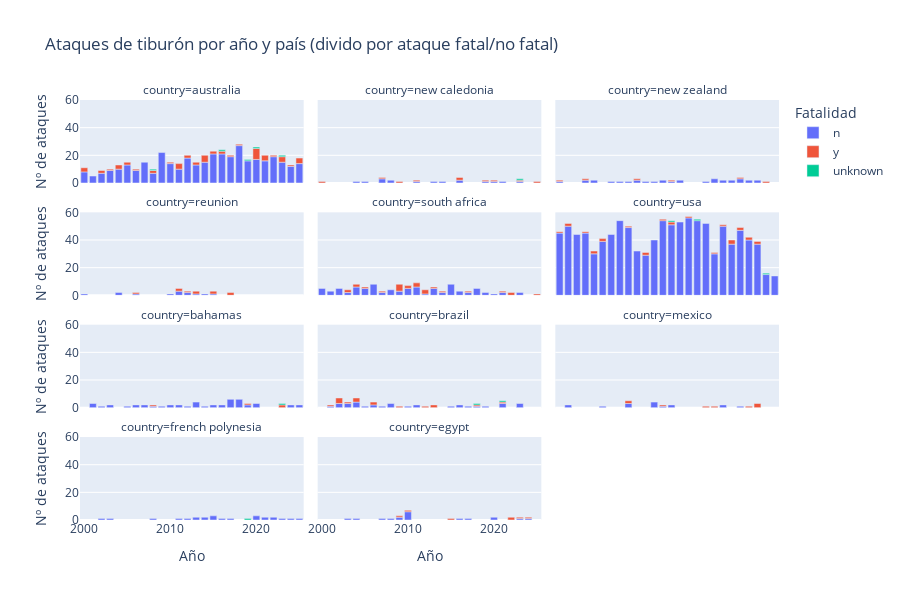

Notebook code for this chart:
### Code cell
import plotly.express as px

fig = px.bar(
    shark_summary,
    x="year",
    y="attack_count",
    color="fatal_y/n",
    facet_col="country",       # crea subgráficos por país
    facet_col_wrap=3,          # organiza en filas/columnas
    title="Ataques de tiburón por año y país (divido por ataque fatal/no fatal)",
    labels={
        "year": "Año",
        "attack_count": "Nº de ataques",
        "fatal_y/n": "Fatalidad"
    }
)

fig.update_layout(height=600)
fig.show()

### Figure 1 — Plotly figure (JSON) as saved in the notebook; plotly's stock layout.template omitted (floating-point values rounded to 4 significant figures)
{"data": [{"hovertemplate": "Fatalidad=n<br>country=australia<br>Año=%{x}<br>Nº de ataques=%{y}<extra></extra>", "legendgroup": "n", "marker": {"color": "#636efa", "pattern": {"shape": ""}}, "name": "n", "orientation": "v", "showlegend": true, "textposition": "auto", "type": "bar", "x": [2000.0, 2001.0, 2002.0, 2003.0, 2004.0, 2005.0, 2006.0, 2007.0, 2008.0, 2009.0, 2010.0, 2011.0, 2012.0, 2013.0, 2014.0, 2015.0, 2016.0, 2017.0, 2018.0, 2019.0, 2020.0, 2021.0, 2022.0, 2023.0, 2024.0, 2025.0], "xaxis": "x10", "y": [8, 5, 7, 9, 10, 13, 9, 15, 7, 22, 14, 10, 18, 13, 15, 21, 21, 19, 27, 16, 17, 16, 19, 15, 12, 14], "yaxis": "y10"}, {"hovertemplate": "Fatalidad=n<br>country=new caledonia<br>Año=%{x}<br>Nº de ataques=%{y}<extra></extra>", "legendgroup": "n", "marker": {"color": "#636efa", "pattern": {"shape": ""}}, "name": "n", "orientation": "v", "showlegend": false, "textposition": "auto", "type": "bar", "x": [2004.0, 2005.0, 2007.0, 2008.0, 2011.0, 2013.0, 2014.0, 2016.0, 2019.0, 2020.0, 2021.0, 2023.0], "xaxis": "x11", "y": [1, 1, 3, 2, 1, 1, 1, 2, 1, 1, 1, 1], "yaxis": "y11"}, {"hovertemplate": "Fatalidad=n<br>country=new zealand<br>Año=%{x}<br>Nº de ataques=%{y}<extra></extra>", "legendgroup": "n", "marker": {"color": "#636efa", "pattern": {"shape": ""}}, "name": "n", "orientation": "v", "showlegend": false, "textposition": "auto", "type": "bar", "x": [2000.0, 2003.0, 2004.0, 2006.0, 2007.0, 2008.0, 2009.0, 2010.0, 2011.0, 2012.0, 2013.0, 2014.0, 2017.0, 2018.0, 2019.0, 2020.0, 2021.0, 2022.0, 2023.0], "xaxis": "x12", "y": [1, 2, 2, 1, 1, 1, 2, 1, 1, 2, 1, 2, 1, 3, 2, 2, 3, 2, 2], "yaxis": "y12"}, {"hovertemplate": "Fatalidad=n<br>country=reunion<br>Año=%{x}<br>Nº de ataques=%{y}<extra></extra>", "legendgroup": "n", "marker": {"color": "#636efa", "pattern": {"shape": ""}}, "name": "n", "orientation": "v", "showlegend": false, "textposition": "auto", "type": "bar", "x": [2000.0, 2004.0, 2006.0, 2010.0, 2011.0, 2012.0, 2013.0, 2014.0, 2015.0], "xaxis": "x7", "y": [1, 2, 1, 1, 3, 2, 1, 1, 1], "yaxis": "y7"}, {"hovertemplate": "Fatalidad=n<br>country=south africa<br>Año=%{x}<br>Nº de ataques=%{y}<extra></extra>", "legendgroup": "n", "marker": {"color": "#636efa", "pattern": {"shape": ""}}, "name": "n", "orientation": "v", "showlegend": false, "textposition": "auto", "type": "bar", "x": [2000.0, 2001.0, 2002.0, 2003.0, 2004.0, 2005.0, 2006.0, 2007.0, 2008.0, 2009.0, 2010.0, 2011.0, 2012.0, 2013.0, 2014.0, 2015.0, 2016.0, 2017.0, 2018.0, 2019.0, 2020.0, 2021.0, 2023.0], "xaxis": "x8", "y": [5, 3, 5, 2, 6, 5, 8, 2, 4, 3, 5, 6, 1, 5, 2, 8, 3, 2, 5, 2, 1, 2, 2], "yaxis": "y8"}, {"hovertemplate": "Fatalidad=n<br>country=usa<br>Año=%{x}<br>Nº de ataques=%{y}<extra></extra>", "legendgroup": "n", "marker": {"color": "#636efa", "pattern": {"shape": ""}}, "name": "n", "orientation": "v", "showlegend": false, "textposition": "auto", "type": "bar", "x": [2000.0, 2001.0, 2002.0, 2003.0, 2004.0, 2005.0, 2006.0, 2007.0, 2008.0, 2009.0, 2010.0, 2011.0, 2012.0, 2013.0, 2014.0, 2015.0, 2016.0, 2017.0, 2018.0, 2019.0, 2020.0, 2021.0, 2022.0, 2023.0, 2024.0, 2025.0], "xaxis": "x9", "y": [45, 50, 44, 45, 30, 39, 44, 54, 49, 32, 29, 40, 54, 51, 53, 56, 54, 52, 30, 50, 37, 47, 40, 37, 15, 14], "yaxis": "y9"}, {"hovertemplate": "Fatalidad=n<br>country=bahamas<br>Año=%{x}<br>Nº de ataques=%{y}<extra></extra>", "legendgroup": "n", "marker": {"color": "#636efa", "pattern": {"shape": ""}}, "name": "n", "orientation": "v", "showlegend": false, "textposition": "auto", "type": "bar", "x": [2001.0, 2002.0, 2003.0, 2005.0, 2006.0, 2007.0, 2008.0, 2009.0, 2010.0, 2011.0, 2012.0, 2013.0, 2014.0, 2015.0, 2016.0, 2017.0, 2018.0, 2019.0, 2020.0, 2024.0, 2025.0], "xaxis": "x4", "y": [3, 1, 2, 1, 2, 2, 1, 1, 2, 2, 1, 4, 1, 2, 2, 6, 6, 2, 3, 2, 2], "yaxis": "y4"}, {"hovertemplate": "Fatalidad=n<br>country=brazil<br>Año=%{x}<br>Nº de ataques=%{y}<extra></extra>", "legendgroup": "n", "marker": {"color": "#636efa", "pattern": {"shape": ""}}, "name": "n", "orientation": "v", "showlegend": false, "textposition": "auto", "type": "bar", "x": [2001.0, 2002.0, 2003.0, 2004.0, 2005.0, 2006.0, 2007.0, 2008.0, 2010.0, 2011.0, 2015.0, 2016.0, 2017.0, 2018.0, 2019.0, 2021.0, 2023.0], "xaxis": "x5", "y": [1, 3, 3, 4, 1, 2, 1, 3, 1, 2, 1, 2, 1, 1, 1, 3, 3], "yaxis": "y5"}, {"hovertemplate": "Fatalidad=n<br>country=mexico<br>Año=%{x}<br>Nº de ataques=%{y}<extra></extra>", "legendgroup": "n", "marker": {"color": "#636efa", "pattern": {"shape": ""}}, "name": "n", "orientation": "v", "showlegend": false, "textposition": "auto", "type": "bar", "x": [2001.0, 2005.0, 2008.0, 2011.0, 2012.0, 2013.0, 2019.0, 2021.0], "xaxis": "x6", "y": [2, 1, 3, 4, 1, 2, 2, 1], "yaxis": "y6"}, {"hovertemplate": "Fatalidad=n<br>country=french polynesia<br>Año=%{x}<br>Nº de ataques=%{y}<extra></extra>", "legendgroup": "n", "marker": {"color": "#636efa", "pattern": {"shape": ""}}, "name": "n", "orientation": "v", "showlegend": false, "textposition": "auto", "type": "bar", "x": [2002.0, 2003.0, 2008.0, 2011.0, 2012.0, 2013.0, 2014.0, 2015.0, 2016.0, 2017.0, 2020.0, 2021.0, 2022.0, 2023.0, 2024.0, 2025.0], "xaxis": "x", "y": [1, 1, 1, 1, 1, 2, 2, 3, 1, 1, 3, 2, 2, 1, 1, 1], "yaxis": "y"}, {"hovertemplate": "Fatalidad=n<br>country=egypt<br>Año=%{x}<br>Nº de ataques=%{y}<extra></extra>", "legendgroup": "n", "marker": {"color": "#636efa", "pattern": {"shape": ""}}, "name": "n", "orientation": "v", "showlegend": false, "textposition": "auto", "type": "bar", "x": [2003.0, 2004.0, 2007.0, 2008.0, 2009.0, 2010.0, 2016.0, 2017.0, 2020.0, 2023.0, 2024.0], "xaxis": "x2", "y": [1, 1, 1, 1, 2, 6, 1, 1, 2, 1, 1], "yaxis": "y2"}, {"hovertemplate": "Fatalidad=y<br>country=australia<br>Año=%{x}<br>Nº de ataques=%{y}<extra></extra>", "legendgroup": "y", "marker": {"color": "#EF553B", "pattern": {"shape": ""}}, "name": "y", "orientation": "v", "showlegend": true, "textposition": "auto", "type": "bar", "x": [2000.0, 2002.0, 2003.0, 2004.0, 2005.0, 2006.0, 2008.0, 2010.0, 2011.0, 2012.0, 2013.0, 2014.0, 2015.0, 2016.0, 2017.0, 2018.0, 2020.0, 2021.0, 2022.0, 2023.0, 2024.0, 2025.0], "xaxis": "x10", "y": [3, 2, 1, 3, 2, 1, 2, 1, 4, 2, 2, 5, 2, 2, 1, 1, 8, 4, 1, 4, 1, 4], "yaxis": "y10"}, {"hovertemplate": "Fatalidad=y<br>country=new caledonia<br>Año=%{x}<br>Nº de ataques=%{y}<extra></extra>", "legendgroup": "y", "marker": {"color": "#EF553B", "pattern": {"shape": ""}}, "name": "y", "orientation": "v", "showlegend": false, "textposition": "auto", "type": "bar", "x": [2000.0, 2007.0, 2009.0, 2011.0, 2016.0, 2019.0, 2020.0, 2023.0, 2025.0], "xaxis": "x11", "y": [1, 1, 1, 1, 2, 1, 1, 1, 1], "yaxis": "y11"}, {"hovertemplate": "Fatalidad=y<br>country=new zealand<br>Año=%{x}<br>Nº de ataques=%{y}<extra></extra>", "legendgroup": "y", "marker": {"color": "#EF553B", "pattern": {"shape": ""}}, "name": "y", "orientation": "v", "showlegend": false, "textposition": "auto", "type": "bar", "x": [2000.0, 2003.0, 2009.0, 2013.0, 2021.0, 2024.0], "xaxis": "x12", "y": [1, 1, 1, 1, 1, 1], "yaxis": "y12"}, {"hovertemplate": "Fatalidad=y<br>country=reunion<br>Año=%{x}<br>Nº de ataques=%{y}<extra></extra>", "legendgroup": "y", "marker": {"color": "#EF553B", "pattern": {"shape": ""}}, "name": "y", "orientation": "v", "showlegend": false, "textposition": "auto", "type": "bar", "x": [2006.0, 2011.0, 2012.0, 2013.0, 2015.0, 2017.0], "xaxis": "x7", "y": [1, 2, 1, 2, 2, 2], "yaxis": "y7"}, {"hovertemplate": "Fatalidad=y<br>country=south africa<br>Año=%{x}<br>Nº de ataques=%{y}<extra></extra>", "legendgroup": "y", "marker": {"color": "#EF553B", "pattern": {"shape": ""}}, "name": "y", "orientation": "v", "showlegend": false, "textposition": "auto", "type": "bar", "x": [2003.0, 2004.0, 2005.0, 2007.0, 2009.0, 2010.0, 2011.0, 2012.0, 2013.0, 2014.0, 2017.0, 2021.0, 2022.0, 2025.0], "xaxis": "x8", "y": [2, 2, 1, 1, 5, 2, 3, 3, 1, 1, 1, 1, 2, 1], "yaxis": "y8"}, {"hovertemplate": "Fatalidad=y<br>country=usa<br>Año=%{x}<br>Nº de ataques=%{y}<extra></extra>", "legendgroup": "y", "marker": {"color": "#EF553B", "pattern": {"shape": ""}}, "name": "y", "orientation": "v", "showlegend": false, "textposition": "auto", "type": "bar", "x": [2000.0, 2001.0, 2003.0, 2004.0, 2005.0, 2008.0, 2010.0, 2012.0, 2013.0, 2015.0, 2018.0, 2019.0, 2020.0, 2021.0, 2022.0, 2023.0], "xaxis": "x9", "y": [1, 2, 1, 2, 2, 1, 2, 1, 2, 1, 1, 1, 3, 2, 2, 2], "yaxis": "y9"}, {"hovertemplate": "Fatalidad=y<br>country=bahamas<br>Año=%{x}<br>Nº de ataques=%{y}<extra></extra>", "legendgroup": "y", "marker": {"color": "#EF553B", "pattern": {"shape": ""}}, "name": "y", "orientation": "v", "showlegend": false, "textposition": "auto", "type": "bar", "x": [2008.0, 2019.0, 2023.0], "xaxis": "x4", "y": [1, 1, 2], "yaxis": "y4"}, {"hovertemplate": "Fatalidad=y<br>country=brazil<br>Año=%{x}<br>Nº de ataques=%{y}<extra></extra>", "legendgroup": "y", "marker": {"color": "#EF553B", "pattern": {"shape": ""}}, "name": "y", "orientation": "v", "showlegend": false, "textposition": "auto", "type": "bar", "x": [2001.0, 2002.0, 2003.0, 2004.0, 2006.0, 2009.0, 2012.0, 2013.0, 2018.0, 2021.0], "xaxis": "x5", "y": [1, 4, 1, 3, 2, 1, 1, 2, 1, 1], "yaxis": "y5"}, {"hovertemplate": "Fatalidad=y<br>country=mexico<br>Año=%{x}<br>Nº de ataques=%{y}<extra></extra>", "legendgroup": "y", "marker": {"color": "#EF553B", "pattern": {"shape": ""}}, "name": "y", "orientation": "v", "showlegend": false, "textposition": "auto", "type": "bar", "x": [2008.0, 2012.0, 2017.0, 2018.0, 2022.0, 2023.0], "xaxis": "x6", "y": [2, 1, 1, 1, 1, 3], "yaxis": "y6"}, {"hovertemplate": "Fatalidad=y<br>country=egypt<br>Año=%{x}<br>Nº de ataques=%{y}<extra></extra>", "legendgroup": "y", "marker": {"color": "#EF553B", "pattern": {"shape": ""}}, "name": "y", "orientation": "v", "showlegend": false, "textposition": "auto", "type": "bar", "x": [2009.0, 2010.0, 2015.0, 2022.0, 2023.0, 2024.0], "xaxis": "x2", "y": [1, 1, 1, 2, 1, 1], "yaxis": "y2"}, {"hovertemplate": "Fatalidad=unknown<br>country=australia<br>Año=%{x}<br>Nº de ataques=%{y}<extra></extra>", "legendgroup": "unknown", "marker": {"color": "#00cc96", "pattern": {"shape": ""}}, "name": "unknown", "orientation": "v", "showlegend": true, "textposition": "auto", "type": "bar", "x": [2008.0, 2016.0, 2019.0, 2020.0, 2023.0], "xaxis": "x10", "y": [1, 1, 1, 1, 1], "yaxis": "y10"}, {"hovertemplate": "Fatalidad=unknown<br>country=new caledonia<br>Año=%{x}<br>Nº de ataques=%{y}<extra></extra>", "legendgroup": "unknown", "marker": {"color": "#00cc96", "pattern": {"shape": ""}}, "name": "unknown", "orientation": "v", "showlegend": false, "textposition": "auto", "type": "bar", "x": [2023.0], "xaxis": "x11", "y": [1], "yaxis": "y11"}, {"hovertemplate": "Fatalidad=unknown<br>country=usa<br>Año=%{x}<br>Nº de ataques=%{y}<extra></extra>", "legendgroup": "unknown", "marker": {"color": "#00cc96", "pattern": {"shape": ""}}, "name": "unknown", "orientation": "v", "showlegend": false, "textposition": "auto", "type": "bar", "x": [2013.0, 2016.0, 2024.0], "xaxis": "x9", "y": [1, 1, 1], "yaxis": "y9"}, {"hovertemplate": "Fatalidad=unknown<br>country=bahamas<br>Año=%{x}<br>Nº de ataques=%{y}<extra></extra>", "legendgroup": "unknown", "marker": {"color": "#00cc96", "pattern": {"shape": ""}}, "name": "unknown", "orientation": "v", "showlegend": false, "textposition": "auto", "type": "bar", "x": [2023.0], "xaxis": "x4", "y": [1], "yaxis": "y4"}, {"hovertemplate": "Fatalidad=unknown<br>country=brazil<br>Año=%{x}<br>Nº de ataques=%{y}<extra></extra>", "legendgroup": "unknown", "marker": {"color": "#00cc96", "pattern": {"shape": ""}}, "name": "unknown", "orientation": "v", "showlegend": false, "textposition": "auto", "type": "bar", "x": [2018.0, 2021.0], "xaxis": "x5", "y": [1, 1], "yaxis": "y5"}, {"hovertemplate": "Fatalidad=unknown<br>country=french polynesia<br>Año=%{x}<br>Nº de ataques=%{y}<extra></extra>", "legendgroup": "unknown", "marker": {"color": "#00cc96", "pattern": {"shape": ""}}, "name": "unknown", "orientation": "v", "showlegend": false, "textposition": "auto", "type": "bar", "x": [2019.0], "xaxis": "x", "y": [1], "yaxis": "y"}], "layout": {"annotations": [{"font": {}, "showarrow": false, "text": "country=french polynesia", "x": 0.16, "xanchor": "center", "xref": "paper", "y": 0.1975, "yanchor": "bottom", "yref": "paper"}, {"font": {}, "showarrow": false, "text": "country=egypt", "x": 0.5, "xanchor": "center", "xref": "paper", "y": 0.1975, "yanchor": "bottom", "yref": "paper"}, {"font": {}, "showarrow": false, "text": "country=bahamas", "x": 0.16, "xanchor": "center", "xref": "paper", "y": 0.465, "yanchor": "bottom", "yref": "paper"}, {"font": {}, "showarrow": false, "text": "country=brazil", "x": 0.5, "xanchor": "center", "xref": "paper", "y": 0.465, "yanchor": "bottom", "yref": "paper"}, {"font": {}, "showarrow": false, "text": "country=mexico", "x": 0.84, "xanchor": "center", "xref": "paper", "y": 0.465, "yanchor": "bottom", "yref": "paper"}, {"font": {}, "showarrow": false, "text": "country=reunion", "x": 0.16, "xanchor": "center", "xref": "paper", "y": 0.7325, "yanchor": "bottom", "yref": "paper"}, {"font": {}, "showarrow": false, "text": "country=south africa", "x": 0.5, "xanchor": "center", "xref": "paper", "y": 0.7325, "yanchor": "bottom", "yref": "paper"}, {"font": {}, "showarrow": false, "text": "country=usa", "x": 0.84, "xanchor": "center", "xref": "paper", "y": 0.7325, "yanchor": "bottom", "yref": "paper"}, {"font": {}, "showarrow": false, "text": "country=australia", "x": 0.16, "xanchor": "center", "xref": "paper", "y": 1, "yanchor": "bottom", "yref": "paper"}, {"font": {}, "showarrow": false, "text": "country=new caledonia", "x": 0.5, "xanchor": "center", "xref": "paper", "y": 1, "yanchor": "bottom", "yref": "paper"}, {"font": {}, "showarrow": false, "text": "country=new zealand", "x": 0.84, "xanchor": "center", "xref": "paper", "y": 1, "yanchor": "bottom", "yref": "paper"}], "barmode": "relative", "height": 600, "legend": {"title": {"text": "Fatalidad"}, "tracegroupgap": 0}, "title": {"text": "Ataques de tiburón por año y país (divido por ataque fatal/no fatal)"}, "xaxis": {"anchor": "y", "domain": [0, 0.32], "title": {"text": "Año"}}, "xaxis10": {"anchor": "y10", "domain": [0, 0.32], "matches": "x", "showticklabels": false}, "xaxis11": {"anchor": "y11", "domain": [0.34, 0.66], "matches": "x", "showticklabels": false}, "xaxis12": {"anchor": "y12", "domain": [0.68, 1.0], "matches": "x", "showticklabels": false}, "xaxis2": {"anchor": "y2", "domain": [0.34, 0.66], "matches": "x", "title": {"text": "Año"}}, "xaxis3": {"anchor": "y3", "domain": [0.68, 1.0], "matches": "x", "title": {"text": "Año"}}, "xaxis4": {"anchor": "y4", "domain": [0, 0.32], "matches": "x", "showticklabels": false}, "xaxis5": {"anchor": "y5", "domain": [0.34, 0.66], "matches": "x", "showticklabels": false}, "xaxis6": {"anchor": "y6", "domain": [0.68, 1.0], "matches": "x", "showticklabels": false}, "xaxis7": {"anchor": "y7", "domain": [0, 0.32], "matches": "x", "showticklabels": false}, "xaxis8": {"anchor": "y8", "domain": [0.34, 0.66], "matches": "x", "showticklabels": false}, "xaxis9": {"anchor": "y9", "domain": [0.68, 1.0], "matches": "x", "showticklabels": false}, "yaxis": {"anchor": "x", "domain": [0, 0.1975], "title": {"text": "Nº de ataques"}}, "yaxis10": {"anchor": "x10", "domain": [0.8025, 1], "matches": "y", "title": {"text": "Nº de ataques"}}, "yaxis11": {"anchor": "x11", "domain": [0.8025, 1], "matches": "y", "showticklabels": false}, "yaxis12": {"anchor": "x12", "domain": [0.8025, 1], "matches": "y", "showticklabels": false}, "yaxis2": {"anchor": "x2", "domain": [0, 0.1975], "matches": "y", "showticklabels": false}, "yaxis3": {"anchor": "x3", "domain": [0, 0.1975], "matches": "y", "showticklabels": false}, "yaxis4": {"anchor": "x4", "domain": [0.2675, 0.465], "matches": "y", "title": {"text": "Nº de ataques"}}, "yaxis5": {"anchor": "x5", "domain": [0.2675, 0.465], "matches": "y", "showticklabels": false}, "yaxis6": {"anchor": "x6", "domain": [0.2675, 0.465], "matches": "y", "showticklabels": false}, "yaxis7": {"anchor": "x7", "domain": [0.535, 0.7325], "matches": "y", "title": {"text": "Nº de ataques"}}, "yaxis8": {"anchor": "x8", "domain": [0.535, 0.7325], "matches": "y", "showticklabels": false}, "yaxis9": {"anchor": "x9", "domain": [0.535, 0.7325], "matches": "y", "showticklabels": false}}}
